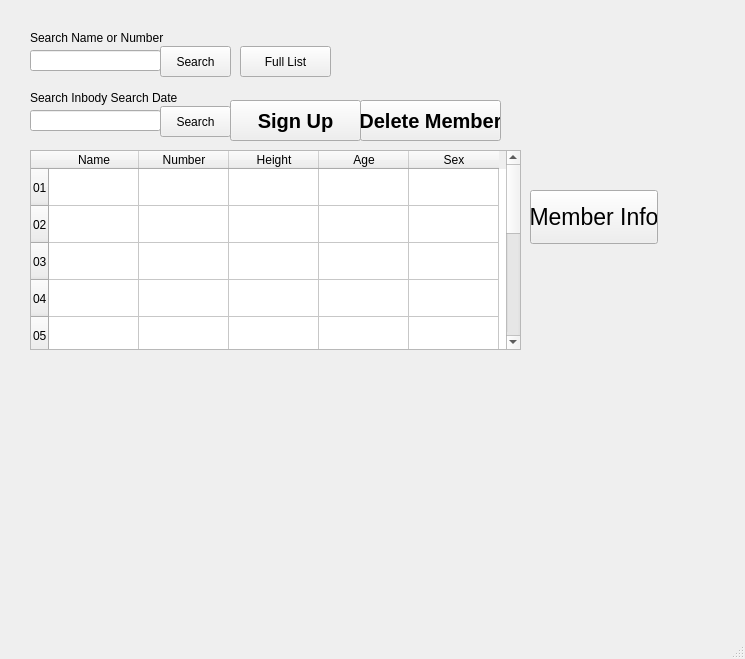
<?xml version="1.0" encoding="UTF-8"?>
<ui version="4.0">
 <class>MainWindow</class>
 <widget class="QMainWindow" name="MainWindow">
  <property name="geometry">
   <rect>
    <x>0</x>
    <y>0</y>
    <width>745</width>
    <height>659</height>
   </rect>
  </property>
  <property name="windowTitle">
   <string>MainWindow</string>
  </property>
  <widget class="QWidget" name="centralwidget">
   <widget class="QLabel" name="label">
    <property name="geometry">
     <rect>
      <x>30</x>
      <y>30</y>
      <width>151</width>
      <height>16</height>
     </rect>
    </property>
    <property name="text">
     <string>Search Name or Number</string>
    </property>
   </widget>
   <widget class="QLabel" name="label_2">
    <property name="geometry">
     <rect>
      <x>30</x>
      <y>90</y>
      <width>171</width>
      <height>16</height>
     </rect>
    </property>
    <property name="text">
     <string>Search Inbody Search Date</string>
    </property>
   </widget>
   <widget class="QLineEdit" name="lineEdit">
    <property name="geometry">
     <rect>
      <x>30</x>
      <y>50</y>
      <width>131</width>
      <height>21</height>
     </rect>
    </property>
   </widget>
   <widget class="QLineEdit" name="lineEdit_2">
    <property name="geometry">
     <rect>
      <x>30</x>
      <y>110</y>
      <width>131</width>
      <height>21</height>
     </rect>
    </property>
   </widget>
   <widget class="QPushButton" name="pushButton">
    <property name="geometry">
     <rect>
      <x>160</x>
      <y>46</y>
      <width>71</width>
      <height>31</height>
     </rect>
    </property>
    <property name="text">
     <string>Search</string>
    </property>
   </widget>
   <widget class="QPushButton" name="pushButton_2">
    <property name="geometry">
     <rect>
      <x>240</x>
      <y>46</y>
      <width>91</width>
      <height>31</height>
     </rect>
    </property>
    <property name="text">
     <string>Full List</string>
    </property>
   </widget>
   <widget class="QPushButton" name="pushButton_4">
    <property name="geometry">
     <rect>
      <x>230</x>
      <y>100</y>
      <width>131</width>
      <height>41</height>
     </rect>
    </property>
    <property name="font">
     <font>
      <pointsize>15</pointsize>
      <weight>75</weight>
      <bold>true</bold>
     </font>
    </property>
    <property name="text">
     <string>Sign Up</string>
    </property>
   </widget>
   <widget class="QPushButton" name="pushButton_3">
    <property name="geometry">
     <rect>
      <x>160</x>
      <y>106</y>
      <width>71</width>
      <height>31</height>
     </rect>
    </property>
    <property name="text">
     <string>Search</string>
    </property>
   </widget>
   <widget class="QTableWidget" name="tableWidget">
    <property name="geometry">
     <rect>
      <x>30</x>
      <y>150</y>
      <width>491</width>
      <height>200</height>
     </rect>
    </property>
    <property name="columnCount">
     <number>5</number>
    </property>
    <attribute name="horizontalHeaderDefaultSectionSize">
     <number>90</number>
    </attribute>
    <attribute name="horizontalHeaderMinimumSectionSize">
     <number>30</number>
    </attribute>
    <attribute name="verticalHeaderMinimumSectionSize">
     <number>37</number>
    </attribute>
    <row>
     <property name="text">
      <string>01</string>
     </property>
    </row>
    <row>
     <property name="text">
      <string>02</string>
     </property>
    </row>
    <row>
     <property name="text">
      <string>03</string>
     </property>
    </row>
    <row>
     <property name="text">
      <string>04</string>
     </property>
    </row>
    <row>
     <property name="text">
      <string>05</string>
     </property>
    </row>
    <row>
     <property name="text">
      <string>06</string>
     </property>
    </row>
    <row>
     <property name="text">
      <string>07</string>
     </property>
    </row>
    <row>
     <property name="text">
      <string>08</string>
     </property>
    </row>
    <row>
     <property name="text">
      <string>09</string>
     </property>
    </row>
    <row>
     <property name="text">
      <string>10</string>
     </property>
    </row>
    <column>
     <property name="text">
      <string>Name</string>
     </property>
    </column>
    <column>
     <property name="text">
      <string>Number</string>
     </property>
    </column>
    <column>
     <property name="text">
      <string>Height</string>
     </property>
    </column>
    <column>
     <property name="text">
      <string>Age</string>
     </property>
    </column>
    <column>
     <property name="text">
      <string>Sex</string>
     </property>
    </column>
   </widget>
   <widget class="QPushButton" name="pushButton_5">
    <property name="geometry">
     <rect>
      <x>530</x>
      <y>190</y>
      <width>128</width>
      <height>54</height>
     </rect>
    </property>
    <property name="font">
     <font>
      <pointsize>17</pointsize>
     </font>
    </property>
    <property name="text">
     <string>Member Info</string>
    </property>
   </widget>
   <widget class="QPushButton" name="pushButton_6">
    <property name="geometry">
     <rect>
      <x>360</x>
      <y>100</y>
      <width>141</width>
      <height>41</height>
     </rect>
    </property>
    <property name="font">
     <font>
      <pointsize>15</pointsize>
      <weight>75</weight>
      <bold>true</bold>
     </font>
    </property>
    <property name="text">
     <string>Delete Member</string>
    </property>
   </widget>
  </widget>
  <widget class="QMenuBar" name="menubar">
   <property name="geometry">
    <rect>
     <x>0</x>
     <y>0</y>
     <width>745</width>
     <height>22</height>
    </rect>
   </property>
  </widget>
  <widget class="QStatusBar" name="statusbar"/>
 </widget>
 <resources/>
 <connections/>
</ui>
